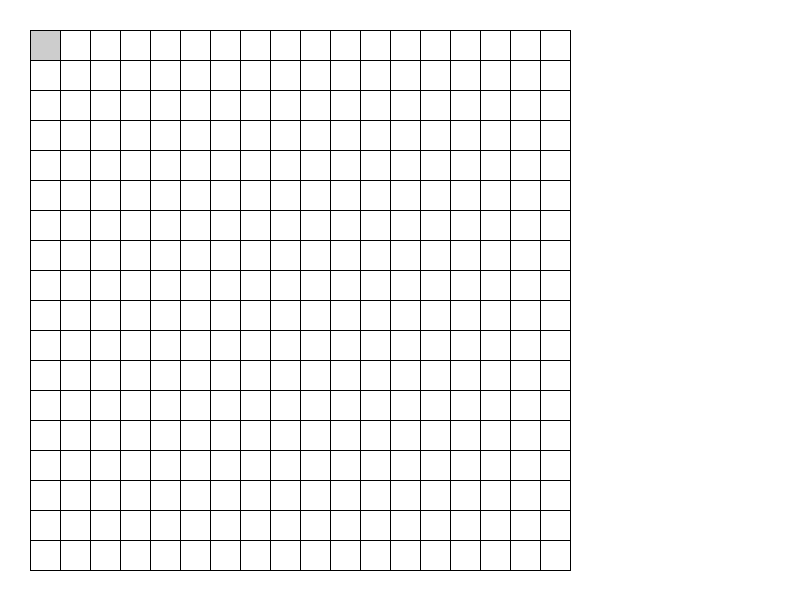
Frame 1 (no input)
Frame 60 (the mouse pressed at the canvas centre just before this capture): identical to frame 1, image omitted
Frame 120 (the mouse held since frame 60 and released just before this capture): identical to frame 1, image omitted

The Processing sketch that drew this single still picture (run headless with seeded random() and noise(); from frame 60 on, the mouse is pressed at the canvas centre):

// Processing sketch: SNAKE
// ── SNAKE.pde
// SNAKE Ver 0.1
// Apr,2013
// By YunFei

CSnake  snake;
CGui    gui;
int		keyPressedByUser;

void setup() {
	size(800, 600);
	background(255);
	strokeWeight(1);
	frameRate(15);
	
	snake = new CSnake();
	gui = new CGui(width, height, 30);
}

void draw() {
	background(255);
	
	gui.showGrid();
	gui.showDashboard();
	gui.showSnake(snake);
	
	keyPressedByUser = gui.getKeyPressed();
	if ( keyPressedByUser != 0 ) {
		snake.move(keyPressedByUser);
	}
	
}



// ── cpoint.pde
public class CPoint2D
{
  public int x = 0;
  public int y = 0;
  
  CPoint2D(int tempX, int tempY) {
    x = tempX;
    y = tempY;
  }
  
  void set(int tempX, int tempY) {
    x = tempX;
    y = tempY;
  }
  
  int getx() {
    return x;
  }
  
  int gety() {
    return y;
  }

}

// ── csnake.pde

public class CSnake
{
	CPoint2D 	pos;				// 蛇当前位置
	int			direction;			// 蛇运动方向
	int			bodyLen;			// 蛇当前长度
	CPoint2D[]	body;				// 蛇身(包含所有蛇身所在的坐标点)

	CSnake() {
		pos = new CPoint2D(0, 0);
		body = new CPoint2D[18 * 18];
		
        for (int i = 0; i < 18 * 18; i++) {
			body[i] = new CPoint2D(0,0);
		}
		
		bodyLen = 1;
		body[0].x = 0;
		body[0].y = 0;

	}

	void move(int theKey) {
		switch ( theKey ) {
			case UP:
				body[0].y -= 1;
				break;
			
			case DOWN:
				body[0].y += 1;
				break;
			
			case LEFT:
				body[0].x -= 1;
				break;
			
			case RIGHT:
				body[0].x += 1;
				break;
				
			default:
				;
		}

	}

	int getSize() {
		return bodyLen;
	}
	
	CPoint2D getBody(int index) {
		return body[index]; 
	}
}

// ── gui.pde

public class CGui
{
	int guiWidth;            		// 屏幕宽度
	int guiHeight;            		// 屏幕高度
    int dashboardWidth = 200;		// 记分板宽度 
	int gridSize;			        // 网格大小
    int gridAxisNum;				// 网格在单轴上的个数
	int margin = 30;				// 留边宽度


	CGui(int x, int y, int size) {
		guiWidth = x;
		guiHeight = y;
		gridSize = size;
		gridAxisNum = (guiHeight - margin * 2) / gridSize;
	}

	void showDashboard() {
		;
	}

	void showGrid() {
		translate(margin, margin);

		for (int i = 0; i < gridAxisNum + 1; i++ ) {
			line(gridSize * i, 0, gridSize * i, guiHeight - (margin * 2));
		}
		
		for (int i = 0; i < gridAxisNum + 1; i++ ) {
			line(0, gridSize * i, guiWidth - (margin * 2) - dashboardWidth, gridSize * i);
		}
	}

	void showSnake(CSnake theSnake) {
        fill(0, 50);
		
		for ( int i = 0; i < theSnake.getSize(); i++ ) {
			rect(theSnake.getBody(i).x * gridSize, theSnake.getBody(i).y * gridSize, gridSize, gridSize);
		}
	}
	
	int getKeyPressed() {
		if ( keyPressed ) {
			if ( key == CODED ) {
				return keyCode;
			}
		}
		
		return 0;
	}

}
